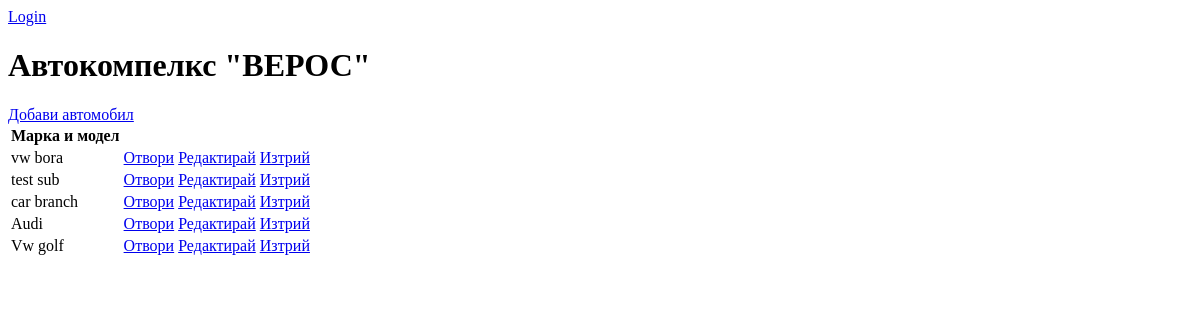
The app's page /, older data.
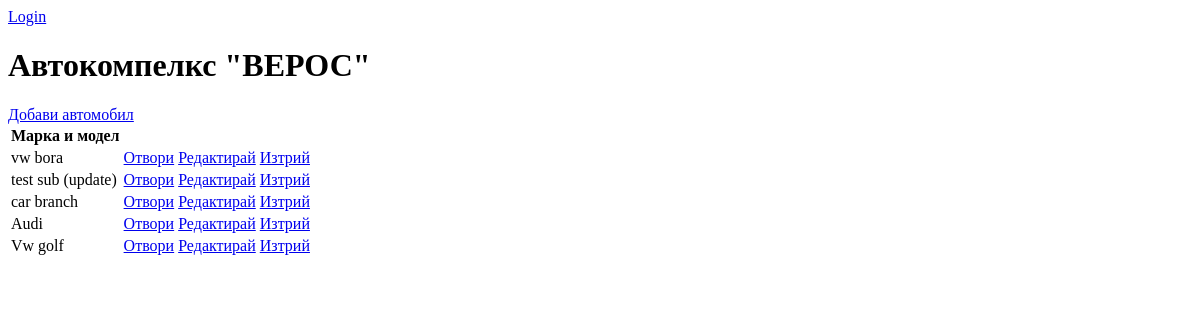
The same page, newer data.
### base/models.py (models this page shows, shortened)
class Task(models.Model):
    user = models.ForeignKey(
        User, on_delete=models.CASCADE,null=True,blank=True)
    title = models.CharField(max_length = 200)
    description = models.TextField(null=True,blank=True)
    complete = models.BooleanField(default=False)
    create = models.DateTimeField(auto_now_add=True)
    class Meta:
        ordering = ['complete']

### base/views.py (the view)
# urls.py: path('', TaskList.as_view(), name='tasks'),
class TaskList(ListView):
    model = Task
    context_object_name = "tasks"

### base/templates/base/task_list.html
{% if request.user.is_authenticated %}
<p>{{request.user}}</p>
<a href=''>Logout</a>
{% else %}
<a href="{% url 'login' %}">Login</a>
{% endif %}
<h1>Автокомпелкс "ВЕРОС" </h1>
<a href="{% url 'task-create' %}">Добави автомобил</a>
<table>
    <tr>
        <th>Марка и модел</th>
        <th></th>
    </tr>
    {% for task in tasks %}
    <tr>
        <td>{{task.title}}</td>
        <td><a href="{% url 'task' task.id %}">Отвори</a></td>
        <td><a href="{% url 'task-update' task.id %}">Редактирай</a></td>
        <td><a href="{% url 'task-delete' task.id %}">Изтрий</a></td>
    </tr>
    {% empty %}
        <h3>Няма добавени автомобили</h3>
    {% endfor %}
</table>

Row changes from the older to the newer data that the page shows:
changed Task: title "test sub" → "test sub (update)"
